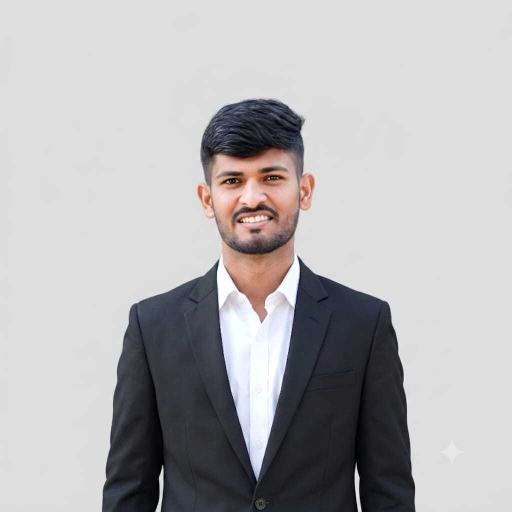
#> input picture Profile.jpg, 1024 x 1024 px (shown at 1/2 size)
$ jupyter execute --allow-errors NumpyArray.ipynb   (shell and % lines are left out)
#> lines starting #> are read from the running program, lines starting #| are printed output that depends on the picture
[cell 1]
import numpy as np

[cell 2]
print(np.__version__)

[cell 3]
A = np.array([10,20,30,40])

[cell 4]
#indexing
A[2]

[cell 5]
A[0]

[cell 6]
#slicing
A[:2]

[cell 7]
A[0] = 2#it is int
A

#> (a cell that did not finish here is left out)

#> (a cell that did not finish here is left out)

[cell 10]
A[0] = 1.222
A

[cell 11]
A[0] = True
A

[cell 12]
#iterable
for i in A:
    print(i)

[cell 13]
#funtions
A.sum()

[cell 14]
A.min()

[cell 15]
A.max()

[cell 16]
#diffrent ways to create numpy array
A = np.array([12,20])

[cell 17]
B = np.arange(10,20,2) #exclusive
B#start from 10 end at before 20 and increment by 2

[cell 18]
C = np.linspace(0,1,5)#inclusive
C #start at 0 and end at 1 and increment at 5

[cell 19]
C = np.linspace(0,10,3)
C

[cell 20]
C = np.linspace(3,15,5)
C #take starting and end at this and makes the parts at the last 5

[cell 21]
A.std()

[cell 22]
np.random.randint(0,100,10)

[cell 23]
np.random.seed(7)
np.random.randint(0,100,10)

[cell 24]
A = np.array([[10,20,30],[40,50,60]])

[cell 25]
print(A)

[cell 26]
A

[cell 27]
print(A[0][2])

[cell 28]
A[-1][-1]

[cell 29]
print(A[0,2])

### Properties

[cell 30]
A.dtype #tells the which type of data

[cell 31]
print(A.dtype)

[cell 32]
A.ndim #tells the how much dimentions code

[cell 33]
A.size #tells the number of element

[cell 34]
A.shape #give value in tuple (row,column)

##### Reshape

[cell 35]
A = np.array([10, 12, 14, 16, 18])

[cell 36]
print(A.ndim)
print(A.size)
print(A.shape)

#> (a cell that did not finish here is left out)

[cell 38]
A = np.array([10, 12, 14, 16, 18,20])
print(A.ndim)
print(A.size)
print(A.shape)

[cell 39]
B = A.reshape(3,2)
B

[cell 40]
print(B.ndim)
print(B.size)
print(B.shape)

[cell 41]
c = A.reshape(2,3)
c

[cell 42]
d = A.reshape(6,1)
d

[cell 43]
e = A.reshape(1,6)
e

[cell 44]
np.random.seed(49)
marks = np.random.randint(0,100,(6,4))

[cell 45]
marks

[cell 46]
#topper marks in every subject?
print(marks.max(axis = 0))

[cell 47]
#what is avg marks of topper?
print(marks.mean(axis = 0).max())

[cell 48]
#addition of each row
print(marks.sum(axis = 1))

[cell 49]
#avg marks of each subject
print(marks.mean(axis = 0))

#### Operators Bitwise

[cell 50]
A = np.array([10,20,30,40])
B = np.array([1,2,3,4])

### Array to Array

[cell 51]
A+B

[cell 52]
A < B

### Array to sacaler values

[cell 53]
print(A + 5) #gives each value to array elemnet and add

[cell 54]
print(A*5)
print(A//2)

[cell 55]
A < 20

[cell 56]
np.random.seed(49)
A = np.random.randint(0,100,20)
A

[cell 57]
A<50

[cell 58]
print(sum(A<50)) # it gives count

[cell 59]
#even numbers count
print(A % 2 == 0)
print(sum(A % 2 == 0))

[cell 60]
b1 = A < 30
b2 = A > 60

[cell 61]
b1

[cell 62]
b2

[cell 63]
#here we don't do by the 'and' we have to use the '&' and same like the 'or' we use '|'
b1 & b2

[cell 64]
sum(b1 & b2)

[cell 65]
b1 | b2

[cell 66]
sum(b1 | b2)

[cell 67]
A

[cell 68]
A > 50

[cell 69]
A % 2 == 0

[cell 70]
(A > 50) & (A % 2== 0)

[cell 71]
sum((A > 50) & (A % 2== 0))

## Filtering

[cell 72]
A[A > 50]

[cell 73]
#even numbers from array A
A[A % 2 == 0]

[cell 74]
#failed students topper (fail < 40)
A[A < 40]

[cell 75]
A[A < 40].max()

[cell 76]
#what is the sum of elements div by 5
A[A % 5 == 0].sum()

[cell 77]
A.mean()

[cell 78]
# print students who got more than average marks of all
A[A > A.mean()]

[cell 79]
#extra-ordinary students total who has marks > 90 and marks < 10
sum((A > 90) | (A <10))

[cell 80]
A

[cell 81]
#give Grace marks to the failed students of 10 and pass to 5
np.where(A<40,A + 10,A+5)

[cell 82]
#garce marks to failed students of 10
np.where(A<40,A + 10,A)

[cell 83]
#Make 0 to failed students and 1 to pass
np.where(A<40,0,1)

[cell 84]
np.random.seed(49)
B = np.random.randint(0,100,(6,4))
B

[cell 85]
B[3,1]

[cell 86]
B[-3:,-2:]

[cell 87]
np.random.seed(49)
A = np.random.randint(0,100,(6,4))
A

[cell 88]
#Indexing
A[2,3] #rows, column

[cell 89]
A[3,1]

[cell 90]
#Slicing
A[:3,2:]

[cell 91]
A[1:2:2,:2]

[cell 92]
#revese the column
A[::,::-1]

[cell 93]
import numpy as np
import pandas as pd
import matplotlib.pyplot as plt
import seaborn as sns
import sklearn

print("Everything is working!")

[cell 94]
import skimage.io as io

[cell 95]
A = io.imread('Profile.jpg',as_gray = True)
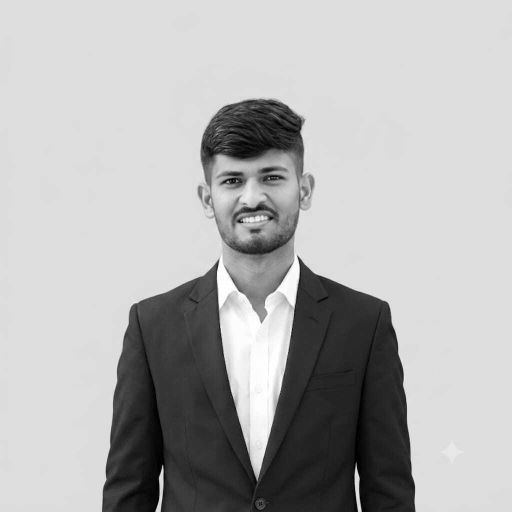
#> A: shape (1024, 1024) float64 (shown at 1/2 size); min 0, max 1, mean 0.697
print(A.shape)
#| (1024, 1024)
print(A.ndim)
#| 2
print(A.size)
#| 1048576
print(A.dtype)
#| float64

[cell 96]
A

[cell 97]
io.imshow(A)

## Crop (by usning the numpay slicing)

[cell 98]
io.imshow(A[200:600,200:800])
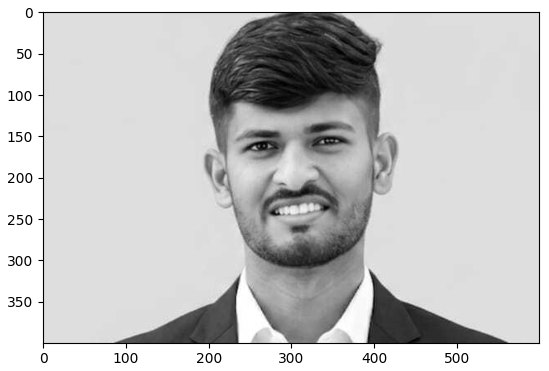
#> figure drawn by matplotlib, 1 panel

## Flip (from Right side to left left to right)

[cell 99]
io.imshow(A[::,::-1])
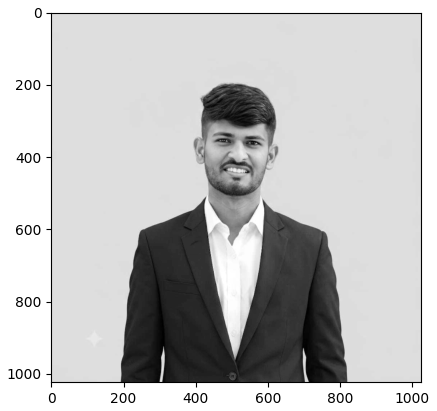
#> figure drawn by matplotlib, 1 panel

## Brightness increase / decrease

[cell 100]
B = np.where(A < 0.7,A + 0.3,1)
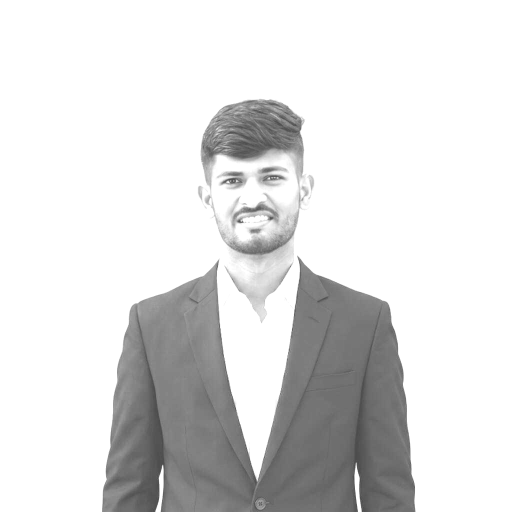
#> B: shape (1024, 1024) float64 (shown at 1/2 size); min 0.3, max 1, mean 0.872
io.imshow(B)

[cell 101]
B = np.where(A == 0.5,0,1)
#> B: shape (1024, 1024) int64; every value is 1
io.imshow(B)  #It makes dark to 0 becoz it is 0.5 scale image

[cell 102]
B = np.where(A < 0.8,A+0.2,1)
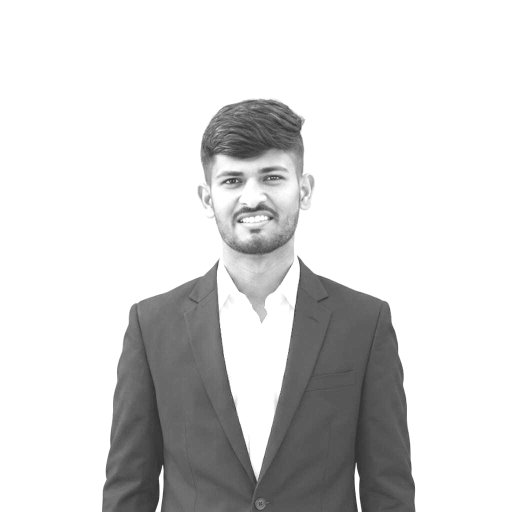
#> B: shape (1024, 1024) float64 (shown at 1/2 size); min 0.2, max 1, mean 0.845
io.imshow(B)
